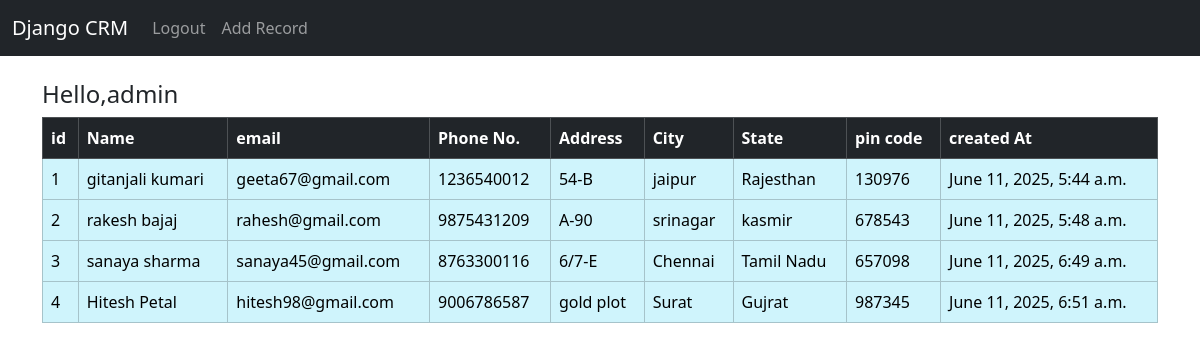
Page / (signed in) on the earlier database version.
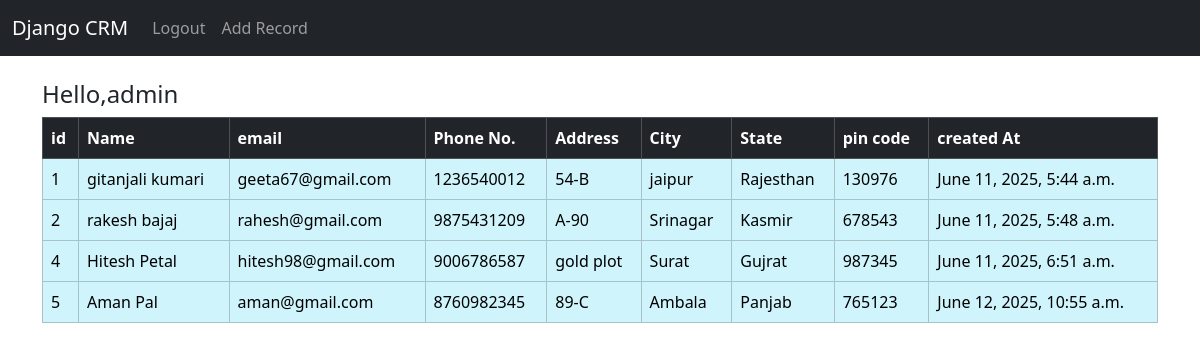
Same page on the later database version.
### website/models.py (models this page shows, shortened)
class Record(models.Model):
    created_at = models.DateTimeField(auto_now_add=True)
    first_name = models.CharField(max_length=50)
    last_name =  models.CharField(max_length=50)
    email = models.CharField(max_length=100)
    phone = models.CharField(max_length=10)
    address = models.CharField(max_length=100)
    city = models.CharField(max_length=25)
    state = models.CharField(max_length=30)
    pincode = models.CharField(max_length=6)

### website/views.py (the view)
# urls.py: 2. Add a URL to urlpatterns:  path('', views.home, name='home')
def home(request):
    records = Record.objects.all()
    if request.method=="POST":
        username = request.POST['username']
        password = request.POST['password']
        user = authenticate(request,username=username,password=password)
        if user is not None:
            login(request,user)
            messages.success(request,"Loged in successfully !!")
            return redirect('home')
        else:
            messages.error(request,"Username or password may be incorrect...Try Again")
            return redirect('home')
    else:
        return render(request,'website/home.html',{'records':records})

### website/templates/website/home.html (shortened to what this page needs)
{% extends "website/base.html" %}
{% block content %}
{% if   user.is_authenticated %}
<h4>Hello,{{user.username}} </h4>
<table class="table  table-hover table-info table-bordered">
  <thead class="table-dark">
    <tr>
      <th scope="col">id</th>
      <th scope="col">Name</th>
      <th scope="col">email</th>
      <th scope="col">Phone No.</th>
      <th scope="col">Address</th>
      <th scope="col">City</th>
      <th scope="col">State</th>
      <th scope="col">pin code</th>
      <th scope="col">created At</th>
    </tr>
  </thead>
  <tbody>
      {% if records %}
      {% for record in records %}
      <tr onclick="window.location.href='{% url 'record' record.id %}'" style="cursor:pointer;">
      <td> {{record.id}}</td>
      <td>{{record.first_name}} {{record.last_name}}</td>
      <td>{{record.email}}</td>
      <td>{{record.phone}}</td>
      <td>{{record.address}}</td>
      <td>{{record.city}}</td>
      <td>{{record.state}}</td>
      <td>{{record.pincode}}</td>
      <td>{{record.created_at}}</td>
      </tr>
      {% endfor %}
      {% else %}
        <tr><td colspan="9">No records found.</td></tr>
      {% endif %}
  </tbody>
</table>
{% endif %}
{% endblock %}

### website/templates/website/base.html (shortened to what this page needs)
<!DOCTYPE html>
<html lang="en">
  <head>
    <link
      href="https://cdn.jsdelivr.net/npm/bootstrap@5.3.6/dist/css/bootstrap.min.css"
      rel="stylesheet"
    />
  </head>
  <body>
    {% include "website/navbar.html" %}
    <div class="container">
      <br />
       {% block content %} {% endblock %}
    </div>
  </body>
</html>

### website/templates/website/navbar.html (shortened to what this page needs)
<nav class="navbar navbar-expand-lg navbar-dark bg-dark">
  <div class="container-fluid">
    <a class="navbar-brand" href="{% url "home" %}">Django CRM</a>
    <div class="collapse navbar-collapse" id="navbarSupportedContent">
      <ul class="navbar-nav me-auto mb-2 mb-lg-0">
        {% if user.is_authenticated %}
        <li class="nav-item">
          <a class="nav-link" href="{% url 'logout'%}">Logout</a>
        </li>
        <li class="nav-item">
          <a class="nav-link" href="{% url 'add_record'%}">Add Record</a>
        </li>
        {% else %}
         <li class="nav-item">
          <a class="nav-link" href="{% url 'register'%}">Sign Up</a>
        </li>
        {% endif %}
      </ul>
    </div>
  </div>
</nav>

Differences in the rows shown:
removed Record: id "3", first_name "sanaya", last_name "sharma", email "sanaya45@gmail.com", phone "8763300116", address "6/7-E", city "Chennai", state "Tamil Nadu", pincode "657098", created_at "June 11, 2025, 6:49 a.m."
changed Record "rakesh": city "srinagar" → "Srinagar"; state "kasmir" → "Kasmir"
added Record: id "5", first_name "Aman", last_name "Pal", email "aman@gmail.com", phone "8760982345", address "89-C", city "Ambala", state "Panjab", pincode "765123", created_at "June 12, 2025, 10:55 a.m."
